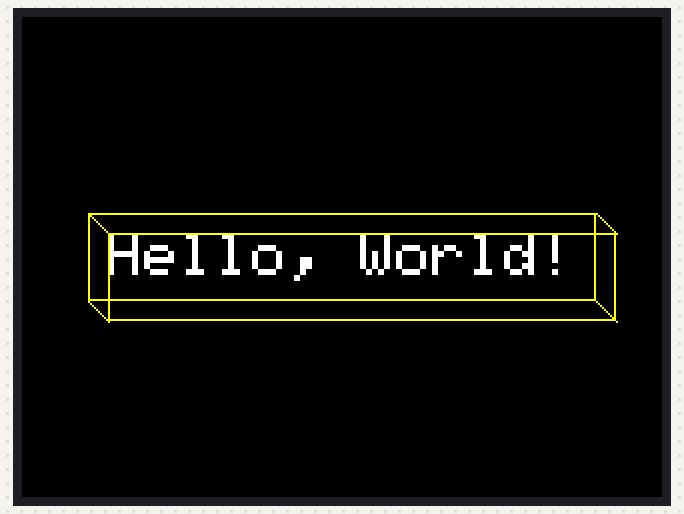
Simulated run of this sketch. Board: Arduino Uno, built with avr-gcc and run on an emulated ATmega328P. On the bench: 320×240 colour display.

Above: at 0.3 s.

The sketch:

test.ino
```cpp
#include <Adafruit_GFX.h>    // Core graphics library
#include <Adafruit_ILI9341.h> // ILI9341 library

// Define pins for ILI9341
#define TFT_CS     10  // Chip select pin
#define TFT_DC     9   // Data/Command pin
#define TFT_RST    8   // Reset pin
// Initialize ILI9341 display object
Adafruit_ILI9341 tft = Adafruit_ILI9341(TFT_CS, TFT_DC, TFT_RST);

void setup() {
  // Initialize the display
  tft.begin();

  // Rotate display (optional)
  tft.setRotation(-1); // Landscape mode
  sayHi();

}

void sayHi(){
 // Fill screen with a solid color
  tft.fillScreen(ILI9341_BLACK);

  // Set text color and size
  tft.setTextColor(ILI9341_WHITE);
  tft.setTextSize(3);

  // Define the text to display
  String text = "Hello, World!";

  // Get text width and height using getTextBounds
  int16_t x1, y1; // Variables to store coordinates of the text's top-left corner
  uint16_t textWidth, textHeight;
  tft.getTextBounds(text, 0, 0, &x1, &y1, &textWidth, &textHeight);

  // Calculate position to center the text
  int16_t centerX = (tft.width() - textWidth) / 2;
  int16_t centerY = (tft.height() - textHeight) / 2;

  // Set cursor to the calculated center position
  tft.setCursor(centerX, centerY);

  // Print the text
  tft.print(text);

  // Draw a cube around the centered text
  // We'll create a 3D cube effect by drawing overlapping rectangles
  int padding = 10; // Space between the text and the cube edges
  int cubeWidth = textWidth + 2 * padding;
  int cubeHeight = textHeight + 2 * padding;

  // Front face of the cube
  tft.drawRect(centerX - padding, centerY - padding, cubeWidth, cubeHeight, ILI9341_YELLOW);

  // Back face of the cube (offset diagonally for 3D effect)
  int offset = 10; // Amount of diagonal offset for the 3D effect
  tft.drawRect(centerX - padding + offset, centerY - padding + offset, cubeWidth, cubeHeight, ILI9341_YELLOW);

  // Connect the corners to create the 3D effect
  tft.drawLine(centerX - padding, centerY - padding, centerX - padding + offset, centerY - padding + offset, ILI9341_YELLOW); // Top-left corner
  tft.drawLine(centerX - padding + cubeWidth, centerY - padding, centerX - padding + cubeWidth + offset, centerY - padding + offset, ILI9341_YELLOW); // Top-right corner
  tft.drawLine(centerX - padding, centerY - padding + cubeHeight, centerX - padding + offset, centerY - padding + cubeHeight + offset, ILI9341_YELLOW); // Bottom-left corner
  tft.drawLine(centerX - padding + cubeWidth, centerY - padding + cubeHeight, centerX - padding + cubeWidth + offset, centerY - padding + cubeHeight + offset, ILI9341_YELLOW); // Bottom-right corner

}
void loop() {
  // Nothing in the loop for this example
}
```
